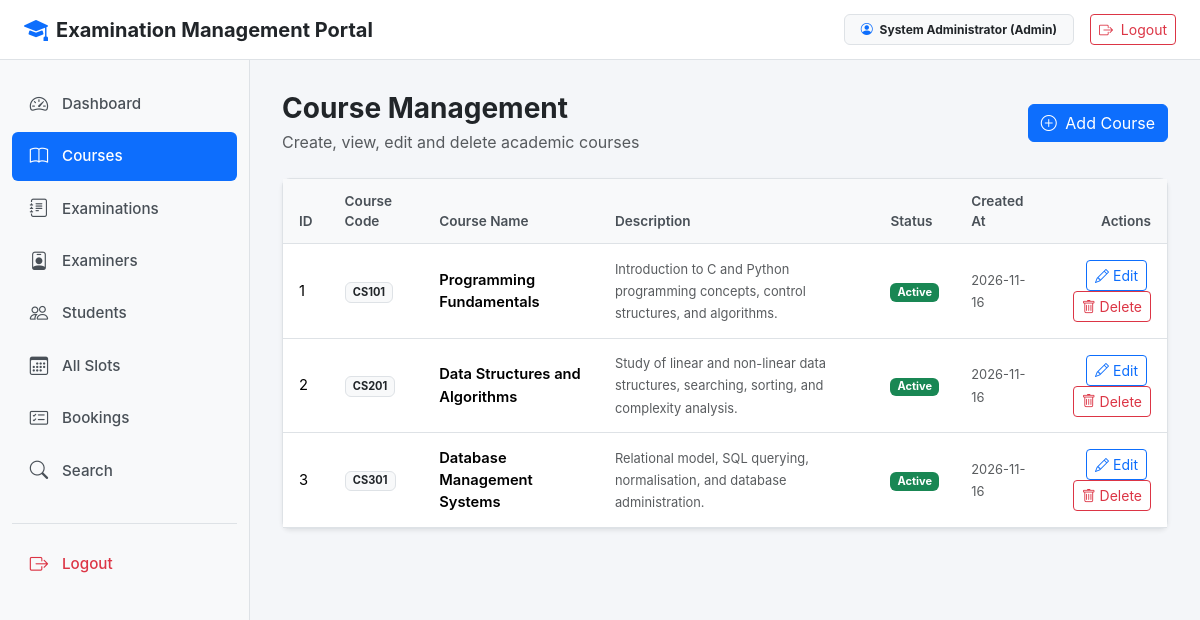
Page /admin/courses (signed in) on the committed database.
### models.py (models this page shows, shortened)
class User(db.Model, UserMixin):
    id = db.Column(db.Integer, primary_key=True)
    username = db.Column(db.String(80), unique=True, nullable=False)
    email = db.Column(db.String(120), unique=True, nullable=False)
    password_hash = db.Column(db.String(255), nullable=False)
    name = db.Column(db.String(100), nullable=False)
    phone = db.Column(db.String(20))
    department = db.Column(db.String(100))
    role = db.Column(db.String(20), nullable=False, default='student')
    status = db.Column(db.String(20), nullable=False, default='active')
    created_at = db.Column(db.DateTime, default=datetime.utcnow)
    @property
    def is_active(self):
        return self.status not in ['deactivated', 'rejected']
    @property
    def is_admin(self):
        return self.role == 'admin'

class Course(db.Model):
    id = db.Column(db.Integer, primary_key=True)
    course_code = db.Column(db.String(20), unique=True, nullable=False)
    course_name = db.Column(db.String(150), nullable=False)
    description = db.Column(db.Text)
    status = db.Column(db.String(20), nullable=False, default='Active')
    created_at = db.Column(db.DateTime, default=datetime.utcnow)
    examinations = db.relationship('Examination', backref='course', cascade='all, delete-orphan', lazy=True)

### admin.py (the view)
@app.route('/admin/courses')
@admin_required
def admin_courses():
    courses = Course.query.order_by(Course.course_code.asc()).all()
    return render_template('admin/courses.html', courses=courses)

### admin.py (called while the page is built)
def admin_required(function):
    @wraps(function)
    def wrapper(*args, **kwargs):
        if not current_user.is_authenticated:
            return redirect(url_for('login'))
        if not current_user.is_admin:
            flash('Admin access required.', 'danger')
            return redirect(url_for('index'))
        if current_user.status != 'active':
            logout_user()
            flash('Access denied. Account is inactive.', 'danger')
            return redirect(url_for('login'))
        return function(*args, **kwargs)
    return wrapper

### app.py (called while the page is built)
@login_manager.user_loader
def load_user(user_id):
    try:
        user = db.session.get(User, int(user_id))
        if user and user.status in ['deactivated', 'rejected']:
            return None
        return user
    except (ValueError, TypeError):
        return None

### templates/admin/courses.html (shortened to what this page needs)
{% extends "base.html" %}
{% block content %}
<div class="d-flex justify-content-between align-items-center mb-4">
    <div>
        <h3 class="fw-bold mb-1">Course Management</h3>
        <p class="text-muted mb-0">Create, view, edit and delete academic courses</p>
    </div>
    <a href="{{ url_for('new_course') }}" class="btn btn-primary">
        <i class="bi bi-plus-circle me-1"></i> Add Course
    </a>
</div>
<div class="card shadow-sm">
    <div class="card-body p-0">
        <div class="table-responsive">
            <table class="table table-hover mb-0">
                <thead>
                    <tr>
                        <th>ID</th>
                        <th>Course Code</th>
                        <th>Course Name</th>
                        <th>Description</th>
                        <th>Status</th>
                        <th>Created At</th>
                        <th class="text-end">Actions</th>
                    </tr>
                </thead>
                <tbody>
                    {% if courses %}
                        {% for c in courses %}
                        <tr>
                            <td>{{ c.id }}</td>
                            <td><span class="badge bg-light text-dark border fw-bold">{{ c.course_code }}</span></td>
                            <td class="fw-semibold">{{ c.course_name }}</td>
                            <td><small class="text-muted">{{ c.description or 'No description' }}</small></td>
                            <td>
                                {% if c.status == 'Active' %}
                                <span class="badge bg-success">Active</span>
                                {% else %}
                                <span class="badge bg-secondary">Inactive</span>
                                {% endif %}
                            </td>
                            <td><small class="text-muted">{{ c.created_at.strftime('%Y-%m-%d') }}</small></td>
                            <td class="text-end">
                                <a href="{{ url_for('edit_course', course_id=c.id) }}" class="btn btn-sm btn-outline-primary me-1">
                                    <i class="bi bi-pencil"></i> Edit
                                </a>
                                <form method="POST" action="{{ url_for('delete_course', course_id=c.id) }}" class="d-inline">
                                    <button type="submit" class="btn btn-sm btn-outline-danger">
                                        <i class="bi bi-trash"></i> Delete
                                    </button>
                                </form>
                            </td>
                        </tr>
                        {% endfor %}
                    {% else %}
                        <tr>
                            <td colspan="7" class="text-center py-4 text-muted">No courses found. Click "Add Course" to create one.</td>
                        </tr>
                    {% endif %}
                </tbody>
            </table>
        </div>
    </div>
</div>
{% endblock %}

### templates/base.html (shortened to what this page needs)
<!DOCTYPE html>
<html lang="en">
<head>
    <link href="https://cdn.jsdelivr.net/npm/bootstrap@5.3.2/dist/css/bootstrap.min.css" rel="stylesheet">
    <link href="https://cdn.jsdelivr.net/npm/bootstrap-icons@1.11.1/font/bootstrap-icons.css" rel="stylesheet">
</head>
<body>
    <nav class="top-navbar">
        <div class="d-flex align-items-center">
            <a href="{{ url_for('index') }}" class="text-decoration-none text-dark d-flex align-items-center gap-2">
                <i class="bi bi-mortarboard-fill text-primary fs-4"></i>
                <span class="fw-bold fs-5">Examination Management Portal</span>
            </a>
        </div>
        <div class="d-flex align-items-center gap-3">
            {% if current_user.is_authenticated %}
            <span class="badge bg-light text-dark border px-3 py-2">
                <i class="bi bi-person-circle me-1 text-primary"></i>
                {{ current_user.name }} ({{ current_user.role|capitalize }})
            </span>
            <a href="{{ url_for('logout') }}" class="btn btn-outline-danger btn-sm">
                <i class="bi bi-box-arrow-right me-1"></i> Logout
            </a>
            {% else %}
            <a href="{{ url_for('login') }}" class="btn btn-outline-primary btn-sm px-3">Login</a>
            <a href="{{ url_for('register') }}" class="btn btn-primary btn-sm px-3">Register</a>
            {% endif %}
        </div>
    </nav>
    {% if current_user.is_authenticated %}
    <div class="sidebar">
        <ul class="nav flex-column">
            {% if current_user.is_admin %}
            <li class="nav-item">
                <a class="nav-link {% if request.endpoint == 'admin_dashboard' %}active{% endif %}" href="{{ url_for('admin_dashboard') }}">
                    <i class="bi bi-speedometer2"></i> Dashboard
                </a>
            </li>
            <li class="nav-item">
                <a class="nav-link {% if request.endpoint in ['admin_courses', 'new_course', 'edit_course'] %}active{% endif %}" href="{{ url_for('admin_courses') }}">
                    <i class="bi bi-book"></i> Courses
                </a>
            </li>
            <li class="nav-item">
                <a class="nav-link {% if request.endpoint in ['admin_examinations', 'new_examination', 'edit_examination', 'admin_rubrics', 'new_rubric', 'edit_rubric'] %}active{% endif %}" href="{{ url_for('admin_examinations') }}">
                    <i class="bi bi-journal-text"></i> Examinations
                </a>
            </li>
            <li class="nav-item">
                <a class="nav-link {% if request.endpoint == 'admin_examiners' %}active{% endif %}" href="{{ url_for('admin_examiners') }}">
                    <i class="bi bi-person-badge"></i> Examiners
                </a>
            </li>
            <li class="nav-item">
                <a class="nav-link {% if request.endpoint == 'admin_students' %}active{% endif %}" href="{{ url_for('admin_students') }}">
                    <i class="bi bi-people"></i> Students
                </a>
            </li>
            <li class="nav-item">
                <a class="nav-link {% if request.endpoint in ['admin_slots', 'change_slot_examiner'] %}active{% endif %}" href="{{ url_for('admin_slots') }}">
                    <i class="bi bi-calendar3"></i> All Slots
                </a>
            </li>
            <li class="nav-item">
                <a class="nav-link {% if request.endpoint in ['admin_bookings', 'reschedule_booking'] %}active{% endif %}" href="{{ url_for('admin_bookings') }}">
                    <i class="bi bi-card-checklist"></i> Bookings
                </a>
            </li>
            <li class="nav-item">
                <a class="nav-link {% if request.endpoint == 'admin_search' %}active{% endif %}" href="{{ url_for('admin_search') }}">
                    <i class="bi bi-search"></i> Search
                </a>
            </li>
            {% endif %}
            <li class="nav-item mt-4 pt-3 border-top">
                <a class="nav-link text-danger" href="{{ url_for('logout') }}">
                    <i class="bi bi-box-arrow-right"></i> Logout
                </a>
            </li>
        </ul>
    </div>
    <main class="main-wrapper">
        {% block content %}{% endblock %}
    </main>
    {% endif %}
</body>
</html>

### templates/base.html (style rules this page uses)
:root { --primary-color: #0d6efd; --sidebar-width: 250px; --sidebar-bg: #f8f9fa; --border-color: #dee2e6; }
body { font-family: -apple-system, BlinkMacSystemFont, "Segoe UI", Roboto, "Helvetica Neue", Arial, sans-serif; background-color: #f4f6f9; color: #212529; margin: 0; padding: 0; }
.top-navbar { height: 60px; background-color: #ffffff; border-bottom: 1px solid var(--border-color); position: fixed; top: 0; left: 0; right: 0; z-index: 1030; display: flex; align-items: center; justify-content: space-between; padding: 0 1.5rem; }
.sidebar { width: var(--sidebar-width); background-color: var(--sidebar-bg); border-right: 1px solid var(--border-color); position: fixed; top: 60px; bottom: 0; left: 0; z-index: 1020; padding: 1.25rem 0.75rem; overflow-y: auto; }
.sidebar .nav-link { display: flex; align-items: center; padding: 0.65rem 1rem; color: #495057; border-radius: 6px; font-weight: 500; font-size: 0.95rem; margin-bottom: 0.25rem; text-decoration: none; }
.sidebar .nav-link i { font-size: 1.15rem; margin-right: 0.75rem; width: 22px; text-align: center; }
.sidebar .nav-link.active { color: #ffffff; background-color: var(--primary-color); }
.main-wrapper { margin-top: 60px; margin-left: var(--sidebar-width); padding: 2rem; min-height: calc(100vh - 60px); }
.card { border: 1px solid var(--border-color); border-radius: 8px; box-shadow: 0 1px 3px rgba(0, 0, 0, 0.05); background-color: #ffffff; }
.table { vertical-align: middle; }
.table thead th { background-color: #f8f9fa; color: #495057; font-size: 0.85rem; font-weight: 600; border-bottom: 1px solid var(--border-color); padding: 0.75rem 1rem; }
.table tbody td { padding: 0.85rem 1rem; border-bottom: 1px solid var(--border-color); font-size: 0.92rem; }

### rows in the picture
User: name "System Administrator", role "Admin"
Course: id "1", course_code "CS101", course_name "Programming Fundamentals", description "Introduction to C and Python programming concepts, control structures, and algorithms.", status "Active", created_at "2026-11-16"
Course: id "2", course_code "CS201", course_name "Data Structures and Algorithms", description "Study of linear and non-linear data structures, searching, sorting, and complexity analysis.", status "Active", created_at "2026-11-16"
Course: id "3", course_code "CS301", course_name "Database Management Systems", description "Relational model, SQL querying, normalisation, and database administration.", status "Active", created_at "2026-11-16"
